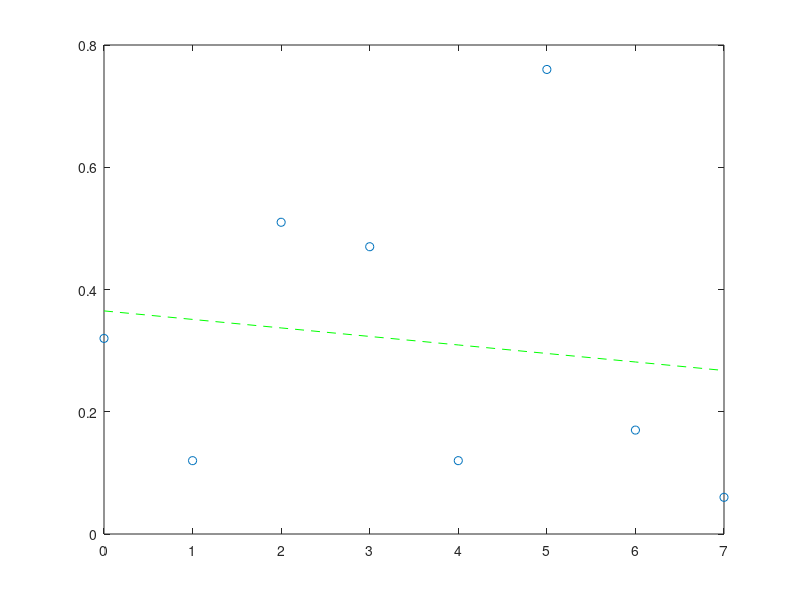

Source code (MATLAB):
clear all
clc
x = [0,1,2,3,4,5,6,7];
% Use estes valores de Y para pontos que geram uma melhor curva
%  y = [0.32,0.12,0.21,0.47,0.52,0.76,0.87,0.96];

% Use estes valores de Y para pontos que geram uma pior curva
y = [0.32,0.12,0.51,0.47,0.12,0.76,0.17,0.06]; 

p1 = polyfit(x,y,1); % polyfit, gera os coef. Angular e Linear da Eq. de grau 1
plot(x,y,'o');    % Imprime os pontos
hold on;      
plot(x,polyval(p1,x),'g--');  % Imprime o gr�fico da linha de proje��o
yfit = p1(1) * x + p1(2);   		% Valores pedidos de Y
yresid = y - yfit;			% Res�duos ou Erro em Y
SQresid = sum(yresid.^2);		% Soma dos quadrados dos Erros
SQtotal = (length(y)-1) * var(y);	
R2 = 1 - SQresid/SQtotal  % C�lculo do R^2 (quanto maior, melhor.
